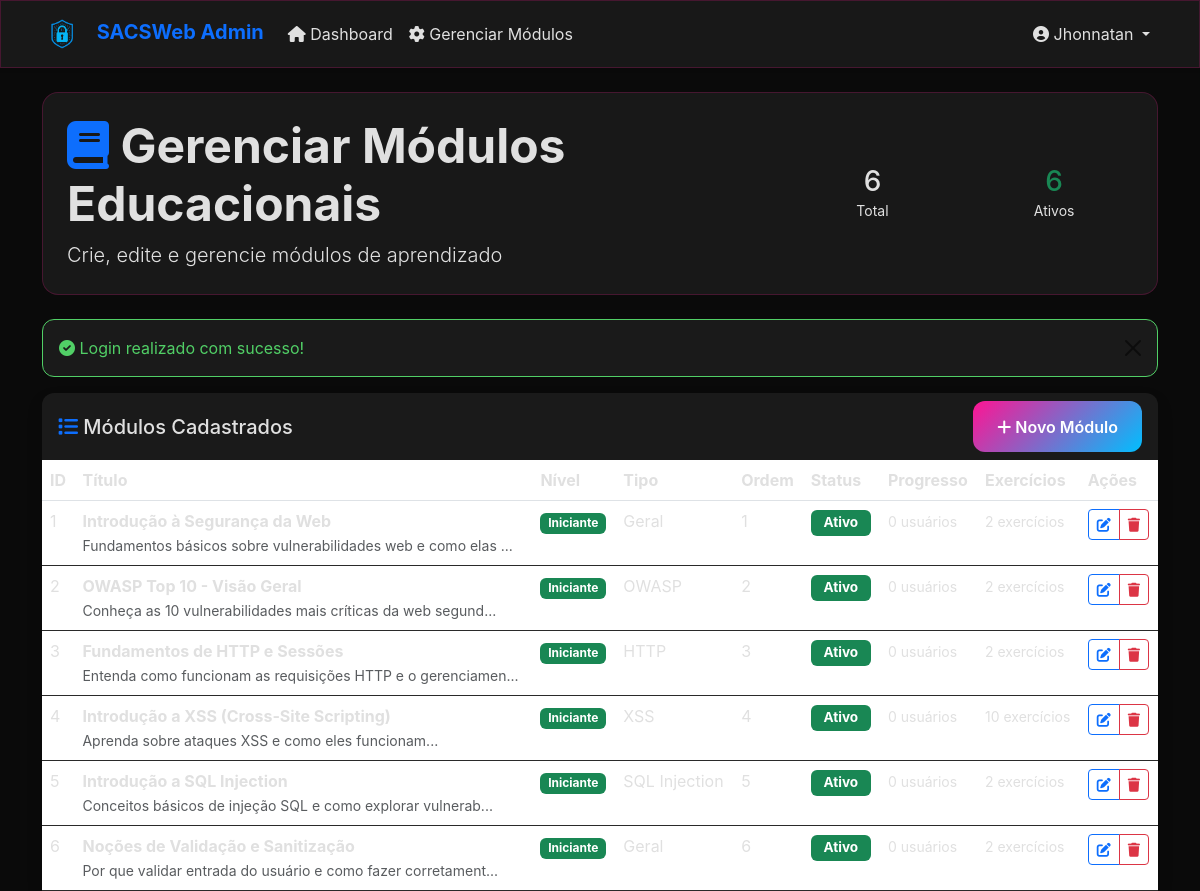
The page /website/admin_modulos.php (signed in) on the database its author committed.
### tables this page shows
CREATE TABLE `usuarios` (
  `id` int(11) NOT NULL AUTO_INCREMENT,
  `nome` varchar(100) NOT NULL,
  `email` varchar(100) NOT NULL,
  `username` varchar(50) DEFAULT NULL COMMENT 'Nome de usuário único',
  `senha_hash` varchar(255) NOT NULL,
  `tipo_usuario` enum('admin','professor','aluno') NOT NULL DEFAULT 'aluno',
  `nivel_conhecimento` enum('iniciante','intermediario','avancado') DEFAULT 'iniciante',
  `foto_perfil` varchar(255) DEFAULT NULL COMMENT 'Caminho da foto de perfil do usuário',
  `data_cadastro` timestamp NOT NULL DEFAULT CURRENT_TIMESTAMP,
  `ultimo_acesso` timestamp NULL DEFAULT NULL,
  `ativo` tinyint(1) NOT NULL DEFAULT 1,
  PRIMARY KEY (`id`),
  UNIQUE KEY `uk_usuarios_email` (`email`),
  UNIQUE KEY `uk_usuarios_username` (`username`),
  KEY `idx_usuarios_username` (`username`)
);

CREATE TABLE `modulos` (
  `id` int(11) NOT NULL AUTO_INCREMENT,
  `titulo` varchar(200) NOT NULL,
  `descricao` text NOT NULL,
  `nivel` enum('iniciante','intermediario','avancado') NOT NULL DEFAULT 'iniciante',
  `tipo_ataque` varchar(100) NOT NULL,
  `conteudo_teorico` longtext NOT NULL,
  `exemplo_pratico` longtext,
  `demonstracao_codigo` longtext,
  `linguagem_codigo` varchar(50) DEFAULT 'php',
  `tempo_estimado` int(11) DEFAULT 30,
  `pontos_maximos` int(11) DEFAULT 100,
  `ordem` int(11) NOT NULL DEFAULT 0,
  `ativo` tinyint(1) NOT NULL DEFAULT 1,
  `data_criacao` timestamp NOT NULL DEFAULT CURRENT_TIMESTAMP,
  PRIMARY KEY (`id`),
  KEY `idx_modulos_ordem` (`ordem`),
  KEY `idx_modulos_ativo` (`ativo`)
);

### config/database.php (called while the page is built, shortened)
<?php
function connectDatabase() {
    try {
        $dsn = "mysql:host=" . DB_HOST . ";dbname=" . DB_NAME . ";charset=" . DB_CHARSET;
        $options = [
            PDO::ATTR_ERRMODE => PDO::ERRMODE_EXCEPTION,
            PDO::ATTR_DEFAULT_FETCH_MODE => PDO::FETCH_ASSOC,
            PDO::ATTR_EMULATE_PREPARES => false
        ];
        $pdo = new PDO($dsn, DB_USER, DB_PASS, $options);
        return $pdo;
    } catch (PDOException $e) {
        logMessage('Erro ao conectar ao banco de dados: ' . $e->getMessage(), 'error');
        die('Erro de conexão com o banco de dados. Verifique as configurações.');
    }
}
function getCurrentUser() {
    try {
        $pdo = connectDatabase();
        $stmt = $pdo->prepare("SELECT id, nome, email, username, tipo_usuario, nivel_conhecimento, foto_perfil FROM usuarios WHERE id = ?");
        $stmt->execute([$_SESSION['user_id']]);
        return $stmt->fetch();
    } catch (PDOException $e) {
        logMessage('Erro ao obter dados do usuário: ' . $e->getMessage(), 'error');
        return null;
    }
}
?>

### config/config.php (called while the page is built, shortened)
<?php
require_once __DIR__ . '/database.php';
function getFlashMessages() {
    $messages = [];
    if (isset($_SESSION['success_message'])) {
        $messages['success'] = $_SESSION['success_message'];
    }
    return $messages;
}
?>

### website/admin_modulos.php (the view, shortened to what this page needs)
<?php
require_once '../config/config.php';
$user = getCurrentUser();
try {
    $pdo = connectDatabase();
    $stmt = $pdo->query("
        SELECT m.*,
               COUNT(DISTINCT p.id) as total_progresso,
               COUNT(DISTINCT e.id) as total_exercicios
        FROM modulos m
        LEFT JOIN progresso_usuario p ON m.id = p.modulo_id
        LEFT JOIN exercicios e ON m.id = e.modulo_id
        GROUP BY m.id
        ORDER BY m.ordem ASC, m.data_criacao DESC
    ");
    $modulos = $stmt->fetchAll();
    $stmt = $pdo->query("SELECT COUNT(*) as total FROM modulos");
    $totalModulos = $stmt->fetch()['total'];
    $stmt = $pdo->query("SELECT COUNT(*) as total FROM modulos WHERE ativo = 1");
    $modulosAtivos = $stmt->fetch()['total'];
} catch (PDOException $e) {
    logMessage('Erro ao obter módulos: ' . $e->getMessage(), 'error');
    $modulos = [];
    $totalModulos = 0;
    $modulosAtivos = 0;
}
$messages = getFlashMessages();
?>
<!DOCTYPE html>
<html lang="pt-BR">
<head>
    <link href="https://cdn.jsdelivr.net/npm/bootstrap@5.3.7/dist/css/bootstrap.min.css" rel="stylesheet">
    <link href="https://cdnjs.cloudflare.com/ajax/libs/font-awesome/6.0.0/css/all.min.css" rel="stylesheet">
    <link href="<?= ASSETS_URL ?>/css/sacsweb-unified.css" rel="stylesheet">
</head>
<body class="page-dashboard">
    <nav class="navbar navbar-expand-lg bg-glass navbar-light shadow-sm">
        <div class="container">
            <a class="navbar-brand fw-bold text-primary" href="dashboard.php">
                <img src="<?= ASSETS_URL ?>/images/icone.png" alt="SACSWeb Logo" style="height: 40px; margin-right: 10px;"> <span class="text-primary">SACSWeb</span> <span>Admin</span>
            </a>
            <div class="collapse navbar-collapse" id="navbarNav">
                <ul class="navbar-nav me-auto">
                    <li class="nav-item">
                        <a class="nav-link" href="dashboard.php">
                            <i class="fas fa-home"></i> Dashboard
                        </a>
                    </li>
                    <li class="nav-item">
                        <a class="nav-link active" href="admin_modulos.php">
                            <i class="fas fa-cog"></i> Gerenciar Módulos
                        </a>
                    </li>
                </ul>
                <div class="navbar-nav">
                    <div class="nav-item dropdown">
                        <a class="nav-link dropdown-toggle" href="#" role="button" data-bs-toggle="dropdown">
                            <i class="fas fa-user-circle"></i> <?= htmlspecialchars($user['nome']) ?>
                        </a>
                    </div>
                </div>
            </div>
        </div>
    </nav>
    <div class="container mt-4">
        <div class="bg-glass rounded-4 p-4 mb-4">
            <div class="row align-items-center">
                <div class="col-md-8">
                    <h1 class="display-5 fw-bold mb-2">
                        <i class="fas fa-book text-primary"></i> Gerenciar Módulos Educacionais
                    </h1>
                    <p class="lead mb-0">Crie, edite e gerencie módulos de aprendizado</p>
                </div>
                <div class="col-md-4 text-end">
                    <div class="row text-center">
                        <div class="col-6">
                            <div class="h3 mb-0"><?= $totalModulos ?></div>
                            <small>Total</small>
                        </div>
                        <div class="col-6">
                            <div class="h3 mb-0 text-success"><?= $modulosAtivos ?></div>
                            <small>Ativos</small>
                        </div>
                    </div>
                </div>
            </div>
        </div>
        <?php if (isset($messages['success'])): ?>
            <div class="alert alert-success alert-dismissible fade show">
                <i class="fas fa-check-circle"></i> <?= htmlspecialchars($messages['success']) ?>
                <button type="button" class="btn-close" data-bs-dismiss="alert"></button>
            </div>
        <?php endif; ?>
        <div class="card bg-glass border-0 shadow">
            <div class="card-header bg-transparent border-0 d-flex justify-content-between align-items-center">
                <h5 class="mb-0">
                    <i class="fas fa-list text-primary"></i> Módulos Cadastrados
                </h5>
                <button type="button" class="btn btn-primary" onclick="abrirFormulario()">
                    <i class="fas fa-plus"></i> Novo Módulo
                </button>
            </div>
            <div class="card-body p-0">
                <?php if (empty($modulos)): ?>
                    <div class="text-center py-5">
                        <i class="fas fa-book fa-3x mb-3"></i>
                        <h6>Nenhum módulo cadastrado</h6>
                        <p>Clique em "Novo Módulo" para começar</p>
                    </div>
                <?php else: ?>
                    <div class="table-responsive">
                        <table class="table admin-table mb-0">
                            <thead>
                                <tr>
                                    <th>ID</th>
                                    <th>Título</th>
                                    <th>Nível</th>
                                    <th>Tipo</th>
                                    <th>Ordem</th>
                                    <th>Status</th>
                                    <th>Progresso</th>
                                    <th>Exercícios</th>
                                    <th>Ações</th>
                                </tr>
                            </thead>
                            <tbody>
                                <?php foreach ($modulos as $modulo): ?>
                                    <tr>
                                        <td><?= $modulo['id'] ?></td>
                                        <td>
                                            <strong><?= htmlspecialchars($modulo['titulo']) ?></strong>
                                            <br>
                                            <small class="text-muted"><?= htmlspecialchars(substr($modulo['descricao'], 0, 60)) ?>...</small>
                                        </td>
                                        <td>
                                            <span class="badge bg-<?= $modulo['nivel'] === 'iniciante' ? 'success' : ($modulo['nivel'] === 'intermediario' ? 'warning' : 'danger') ?>">
                                                <?= ucfirst($modulo['nivel']) ?>
                                            </span>
                                        </td>
                                        <td><?= htmlspecialchars($modulo['tipo_ataque'] ?: 'Geral') ?></td>
                                        <td><?= $modulo['ordem'] ?></td>
                                        <td>
                                            <?php if ($modulo['ativo']): ?>
                                                <span class="badge bg-success badge-status">Ativo</span>
                                            <?php else: ?>
                                                <span class="badge bg-secondary badge-status">Inativo</span>
                                            <?php endif; ?>
                                        </td>
                                        <td>
                                            <small><?= $modulo['total_progresso'] ?> usuários</small>
                                        </td>
                                        <td>
                                            <small><?= $modulo['total_exercicios'] ?> exercícios</small>
                                        </td>
                                        <td>
                                            <div class="btn-group btn-group-sm" role="group">
                                                <button type="button" class="btn btn-outline-primary" onclick="editarModulo(<?= $modulo['id'] ?>)" title="Editar">
                                                    <i class="fas fa-edit"></i>
                                                </button>
                                                <button type="button" class="btn btn-outline-danger" onclick="confirmarDeletar(<?= $modulo['id'] ?>, '<?= htmlspecialchars(addslashes($modulo['titulo'])) ?>')" title="Deletar">
                                                    <i class="fas fa-trash"></i>
                                                </button>
                                            </div>
                                        </td>
                                    </tr>
                                <?php endforeach; ?>
                            </tbody>
                        </table>
                    </div>
                <?php endif; ?>
            </div>
        </div>
    </div>
</body>
</html>

### assets/css/sacsweb-unified.css (style rules this page uses)
:root { --primary-pink: #ff1493; --primary-pink-light: #ff69b4; --accent-blue: #00bfff; --accent-purple: #9370db; --danger-color: #ff6b6b; --success-color: #51cf66; --warning-color: #ffd43b; --dark-bg: #0a0a0a; --dark-gray: #1a1a1a; --light-gray: #2a2a2a; --surface-elevated: rgba(26, 26, 26, 0.95); --text-light: #e0e0e0; --text-muted: #9ca3af; --light-bg: #ffffff; --light-surface: #f8f9fa; --light-border: #e9ecef; --light-text: #212529; --light-muted: #6c757d; --text-always-dark: #333333; --font-family-base: 'Inter', sans-serif; --font-size-base: 16px; --line-height-base: 1.5; --spacing-multiplier: 1; --density-padding-multiplier: 1; --density-gap-multiplier: 1; --border-radius-base: 12px; --section-padding-base: 1.25rem; --transition-base: 0.3s ease; }
body { font-family: var(--font-family-base); font-size: var(--font-size-base); line-height: calc(var(--line-height-base) * var(--spacing-multiplier)); background: var(--dark-bg); color: var(--text-light); min-height: 100vh; scroll-behavior: smooth; }
*, *::before, *::after { margin: 0; padding: 0; box-sizing: border-box; }
img { max-width: 100%; height: auto; }
a { color: inherit; text-decoration: none; }
.bg-glass { background: var(--surface-elevated); backdrop-filter: blur(12px); border: 1px solid rgba(255, 20, 147, 0.2); }
.navbar { z-index: 1030; }
.navbar-light .navbar-nav .nav-link { color: var(--text-light) !important; transition: color var(--transition-base); }
.card { background: var(--dark-gray); border: 1px solid var(--light-gray); border-radius: var(--border-radius-base); color: var(--text-light); }
.card-header { background: var(--light-gray); border-bottom: 1px solid var(--light-gray); color: var(--text-light); }
.btn-primary { background: linear-gradient(135deg, var(--primary-pink), var(--accent-blue)); border: none; border-radius: var(--border-radius-base); padding: calc(0.85rem * var(--spacing-multiplier)) calc(1.5rem * var(--spacing-multiplier)); font-weight: 600; transition: transform var(--transition-base), box-shadow var(--transition-base); color: #fff; }
.alert { border-radius: var(--border-radius-base); border: 1px solid var(--light-gray); background: var(--dark-gray); color: var(--text-light); }
.alert-success { border-color: var(--success-color); color: var(--success-color); }
:root.font-size-medium, body.font-size-medium { --font-size-base: 16px; }
:root.spacing-normal, body.spacing-normal { --spacing-multiplier: 1; }
:root.density-media, body.density-media { --density-padding-multiplier: 1; --density-gap-multiplier: 1; }
.table { background: var(--dark-gray); color: var(--text-light); }
.table thead { background: var(--light-gray); color: var(--text-light); }
.table tbody tr { border-bottom: 1px solid var(--light-gray); }
.table td, .table th { color: var(--text-light); }

### website/admin_modulos.php (style rules this page uses)
.admin-table { background: var(--dark-gray); border-radius: var(--border-radius-base); }
.admin-table thead { background: var(--light-gray); }
.admin-table tbody tr { border-bottom: 1px solid var(--light-gray); }
.badge-status { font-size: 0.85rem; padding: 0.4rem 0.8rem; }

### rows shown on the page
usuarios: nome "Jhonnatan"
modulos: id "1", titulo "Introdução à Segurança da Web", descricao "Fundamentos básicos sobre vulnerabilidades web e como elas", nivel "Iniciante", tipo_ataque "Geral", ordem "1", ativo "Ativo", total_progresso "0", total_exercicios "2"
modulos: id "2", titulo "OWASP Top 10 - Visão Geral", descricao "Conheça as 10 vulnerabilidades mais críticas da web segund", nivel "Iniciante", tipo_ataque "OWASP", ordem "2", ativo "Ativo", total_progresso "0", total_exercicios "2"
modulos: id "3", titulo "Fundamentos de HTTP e Sessões", descricao "Entenda como funcionam as requisições HTTP e o gerenciamen", nivel "Iniciante", tipo_ataque "HTTP", ordem "3", ativo "Ativo", total_progresso "0", total_exercicios "2"
modulos: id "4", titulo "Introdução a XSS (Cross-Site Scripting)", descricao "Aprenda sobre ataques XSS e como eles funcionam", nivel "Iniciante", tipo_ataque "XSS", ordem "4", ativo "Ativo", total_progresso "0", total_exercicios "10"
modulos: id "5", titulo "Introdução a SQL Injection", descricao "Conceitos básicos de injeção SQL e como explorar vulnerab", nivel "Iniciante", tipo_ataque "SQL Injection", ordem "5", ativo "Ativo", total_progresso "0", total_exercicios "2"
modulos: id "6", titulo "Noções de Validação e Sanitização", descricao "Por que validar entrada do usuário e como fazer corretament", nivel "Iniciante", tipo_ataque "Geral", ordem "6", ativo "Ativo", total_progresso "0", total_exercicios "2"

### other values the page prints
$totalModulos "6"
$modulosAtivos "6"
$messages['success'] "Login realizado com sucesso!"
